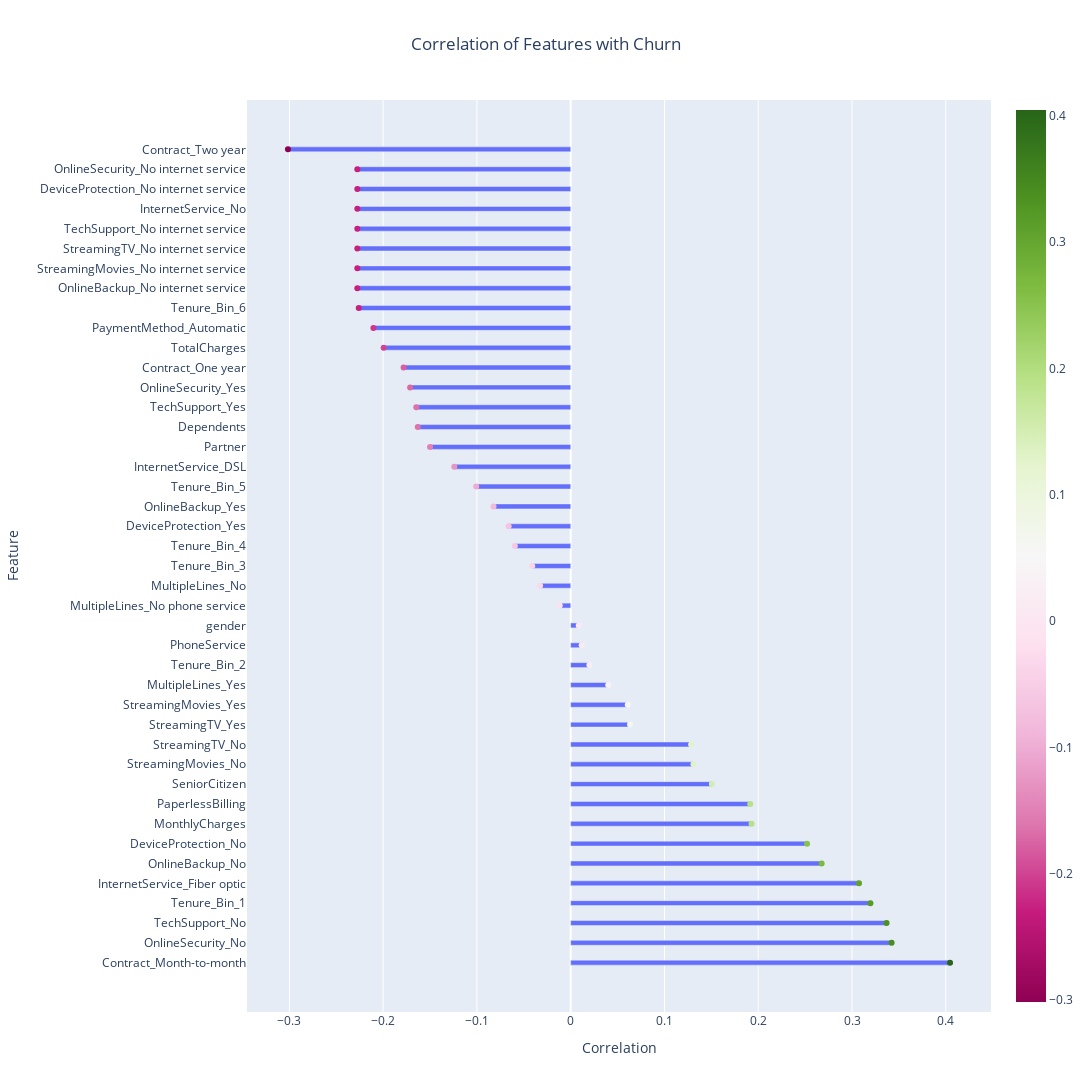

Write notebook code for a chart like this one.
### Markdown cell above
### Correlation Plot

### Code cell
corr_df = feature_corr(df_clean).reset_index()

# Create a horizontal bar plot using Plotly Express
fig = px.bar(corr_df, x="Churn", y="index", orientation="h",
             labels={"index": "Feature", "Churn": "Correlation with Churn"},
             title="Correlation of Features with Churn")
fig.update_layout(width=16*75, height=15*75, title=dict(x=0.5, text="Correlation of Features with Churn"),
                  xaxis_title="Correlation", yaxis_title="Feature")
fig.update_traces(width=0.25)
fig.add_trace(px.scatter(corr_df, x="Churn", y="index", color="Churn").data[0])
fig.show()

### Figure 1 — Plotly figure (JSON) as saved in the notebook; plotly's stock layout.template omitted (floating-point values rounded to 4 significant figures)
{"data": [{"alignmentgroup": "True", "hovertemplate": "Correlation with Churn=%{x}<br>Feature=%{y}<extra></extra>", "legendgroup": "", "marker": {"color": "#636efa", "pattern": {"shape": ""}}, "name": "", "offsetgroup": "", "orientation": "h", "showlegend": false, "textposition": "auto", "type": "bar", "width": 0.25, "x": [0.4046, 0.3422, 0.3369, 0.3196, 0.3075, 0.2676, 0.2521, 0.1929, 0.1915, 0.1505, 0.1309, 0.1284, 0.06325, 0.06086, 0.04003, 0.01993, 0.01169, 0.008545, -0.01169, -0.03265, -0.041, -0.05958, -0.06619, -0.08231, -0.1008, -0.1241, -0.15, -0.1631, -0.1647, -0.1713, -0.1782, -0.1995, -0.2104, -0.2261, -0.2276, -0.2276, -0.2276, -0.2276, -0.2276, -0.2276, -0.2276, -0.3016], "xaxis": "x", "y": ["Contract_Month-to-month", "OnlineSecurity_No", "TechSupport_No", "Tenure_Bin_1", "InternetService_Fiber optic", "OnlineBackup_No", "DeviceProtection_No", "MonthlyCharges", "PaperlessBilling", "SeniorCitizen", "StreamingMovies_No", "StreamingTV_No", "StreamingTV_Yes", "StreamingMovies_Yes", "MultipleLines_Yes", "Tenure_Bin_2", "PhoneService", "gender", "MultipleLines_No phone service", "MultipleLines_No", "Tenure_Bin_3", "Tenure_Bin_4", "DeviceProtection_Yes", "OnlineBackup_Yes", "Tenure_Bin_5", "InternetService_DSL", "Partner", "Dependents", "TechSupport_Yes", "OnlineSecurity_Yes", "Contract_One year", "TotalCharges", "PaymentMethod_Automatic", "Tenure_Bin_6", "OnlineBackup_No internet service", "StreamingMovies_No internet service", "StreamingTV_No internet service", "TechSupport_No internet service", "InternetService_No", "DeviceProtection_No internet service", "OnlineSecurity_No internet service", "Contract_Two year"], "yaxis": "y"}, {"hovertemplate": "Churn=%{marker.color}<br>index=%{y}<extra></extra>", "legendgroup": "", "marker": {"color": [0.4046, 0.3422, 0.3369, 0.3196, 0.3075, 0.2676, 0.2521, 0.1929, 0.1915, 0.1505, 0.1309, 0.1284, 0.06325, 0.06086, 0.04003, 0.01993, 0.01169, 0.008545, -0.01169, -0.03265, -0.041, -0.05958, -0.06619, -0.08231, -0.1008, -0.1241, -0.15, -0.1631, -0.1647, -0.1713, -0.1782, -0.1995, -0.2104, -0.2261, -0.2276, -0.2276, -0.2276, -0.2276, -0.2276, -0.2276, -0.2276, -0.3016], "coloraxis": "coloraxis", "symbol": "circle"}, "mode": "markers", "name": "", "orientation": "h", "showlegend": false, "type": "scatter", "x": [0.4046, 0.3422, 0.3369, 0.3196, 0.3075, 0.2676, 0.2521, 0.1929, 0.1915, 0.1505, 0.1309, 0.1284, 0.06325, 0.06086, 0.04003, 0.01993, 0.01169, 0.008545, -0.01169, -0.03265, -0.041, -0.05958, -0.06619, -0.08231, -0.1008, -0.1241, -0.15, -0.1631, -0.1647, -0.1713, -0.1782, -0.1995, -0.2104, -0.2261, -0.2276, -0.2276, -0.2276, -0.2276, -0.2276, -0.2276, -0.2276, -0.3016], "xaxis": "x", "y": ["Contract_Month-to-month", "OnlineSecurity_No", "TechSupport_No", "Tenure_Bin_1", "InternetService_Fiber optic", "OnlineBackup_No", "DeviceProtection_No", "MonthlyCharges", "PaperlessBilling", "SeniorCitizen", "StreamingMovies_No", "StreamingTV_No", "StreamingTV_Yes", "StreamingMovies_Yes", "MultipleLines_Yes", "Tenure_Bin_2", "PhoneService", "gender", "MultipleLines_No phone service", "MultipleLines_No", "Tenure_Bin_3", "Tenure_Bin_4", "DeviceProtection_Yes", "OnlineBackup_Yes", "Tenure_Bin_5", "InternetService_DSL", "Partner", "Dependents", "TechSupport_Yes", "OnlineSecurity_Yes", "Contract_One year", "TotalCharges", "PaymentMethod_Automatic", "Tenure_Bin_6", "OnlineBackup_No internet service", "StreamingMovies_No internet service", "StreamingTV_No internet service", "TechSupport_No internet service", "InternetService_No", "DeviceProtection_No internet service", "OnlineSecurity_No internet service", "Contract_Two year"], "yaxis": "y"}], "layout": {"barmode": "relative", "height": 1125, "legend": {"tracegroupgap": 0}, "title": {"text": "Correlation of Features with Churn", "x": 0.5}, "width": 1200, "xaxis": {"anchor": "y", "domain": [0, 1], "title": {"text": "Correlation"}}, "yaxis": {"anchor": "x", "domain": [0, 1], "title": {"text": "Feature"}}}}
